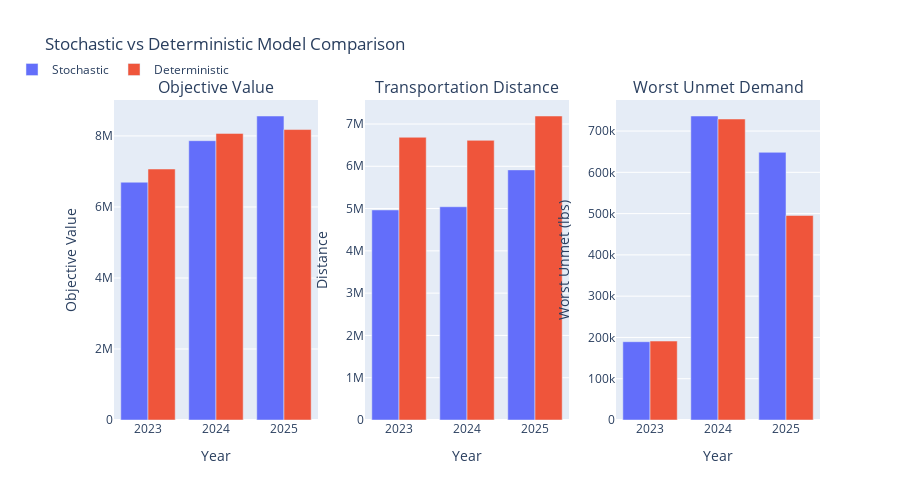

Notebook source saved alongside this figure:
### Code cell
# import pandas as pd
# import matplotlib.pyplot as plt
# import numpy as np

# # Load the scenario summary data
# scenario_summary = pd.read_csv("viz_data/scenario_summary.csv")

# # Example deterministic benchmark data (replace with your actual file)
# # deterministic_benchmark = pd.read_csv("viz_data/deterministic_benchmark.csv")
# # Or create manually from your table:
# deterministic_benchmark = pd.DataFrame({
#     'Year': [2023, 2024, 2025],
#     'ObjectiveValue': [7.07e6, 8.07e6, 8.18e6],
#     'TotalDistance': [6.69e6, 6.61e6, 7.19e6],
#     'WorstUnmetDemand': [191268.2, 729219.1, 495528.1]
# })

import pandas as pd
import plotly.graph_objects as go
from plotly.subplots import make_subplots
import numpy as np



# ============================================================================
# Calculate Differences
# ============================================================================
comparison = pd.DataFrame({
    'Year': [2023, 2024, 2025],
    'Obj_Stochastic': scenario_summary['ObjectiveValue'],
    'Obj_Deterministic': deterministic_benchmark['ObjectiveValue'],
    'Obj_Diff_%': ((scenario_summary['ObjectiveValue'] - deterministic_benchmark['ObjectiveValue']) / 
                   deterministic_benchmark['ObjectiveValue'] * 100),
    'Dist_Stochastic': scenario_summary['TotalDistance'],
    'Dist_Deterministic': deterministic_benchmark['TotalDistance'],
    'Dist_Diff_%': ((scenario_summary['TotalDistance'] - deterministic_benchmark['TotalDistance']) / 
                    deterministic_benchmark['TotalDistance'] * 100),
    'Worst_Stochastic': scenario_summary['WorstUnmetDemand'],
    'Worst_Deterministic': deterministic_benchmark['WorstUnmetDemand'],
    'Worst_Diff_%': ((scenario_summary['WorstUnmetDemand'] - deterministic_benchmark['WorstUnmetDemand']) / 
                     deterministic_benchmark['WorstUnmetDemand'] * 100)
})

# Print comparison
print("="*80)
print("COMPARISON: Stochastic vs Deterministic")
print("="*80)
print(comparison.to_string(index=False))
print(f"\nAvg Objective Diff: {comparison['Obj_Diff_%'].mean():.2f}%")
print(f"Avg Distance Diff: {comparison['Dist_Diff_%'].mean():.2f}%")
print(f"Avg Worst Unmet Diff: {comparison['Worst_Diff_%'].mean():.2f}%\n")

# ============================================================================
# Plotly Visualization
# ============================================================================
years = ['2023', '2024', '2025']

fig = make_subplots(
    rows=1, cols=3,
    subplot_titles=('Objective Value', 'Transportation Distance', 'Worst Unmet Demand'),
    specs=[[{'type': 'bar'}, {'type': 'bar'}, {'type': 'bar'}]]
)

# Plot 1: Objective Value
fig.add_trace(go.Bar(name='Stochastic', x=years, y=scenario_summary['ObjectiveValue'], 
                     marker_color='#636EFA', showlegend=True), row=1, col=1)
fig.add_trace(go.Bar(name='Deterministic', x=years, y=deterministic_benchmark['ObjectiveValue'],
                     marker_color='#EF553B', showlegend=True), row=1, col=1)

# Plot 2: Total Distance
fig.add_trace(go.Bar(name='Stochastic', x=years, y=scenario_summary['TotalDistance'],
                     marker_color='#636EFA', showlegend=False), row=1, col=2)
fig.add_trace(go.Bar(name='Deterministic', x=years, y=deterministic_benchmark['TotalDistance'],
                     marker_color='#EF553B', showlegend=False), row=1, col=2)

# Plot 3: Worst Unmet Demand
fig.add_trace(go.Bar(name='Stochastic', x=years, y=scenario_summary['WorstUnmetDemand'],
                     marker_color='#636EFA', showlegend=False), row=1, col=3)
fig.add_trace(go.Bar(name='Deterministic', x=years, y=deterministic_benchmark['WorstUnmetDemand'],
                     marker_color='#EF553B', showlegend=False), row=1, col=3)

# Update layout
fig.update_layout(
    title_text="Stochastic vs Deterministic Model Comparison",
    height=500,
    showlegend=True,
    legend=dict(orientation="h", yanchor="bottom", y=1.05, xanchor="right", x=0.17)
)

fig.update_xaxes(title_text="Year", row=1, col=1)
fig.update_xaxes(title_text="Year", row=1, col=2)
fig.update_xaxes(title_text="Year", row=1, col=3)

fig.update_yaxes(title_text="Objective Value", row=1, col=1)
fig.update_yaxes(title_text="Distance", row=1, col=2)
fig.update_yaxes(title_text="Worst Unmet (lbs)", row=1, col=3)

fig.write_html('viz_data/stochastic_vs_deterministic_comparison.html')
fig.write_image('viz_data/stochastic_vs_deterministic_comparison.png', width=1400, height=500)

# Export comparison
comparison.to_csv('viz_data/model_comparison.csv', index=False)
print("Saved comparison to viz_data/model_comparison.csv and .html/.png")
fig.show()

### Figure 1 — Plotly figure (JSON) as saved in the notebook; plotly's stock layout.template omitted (floating-point values rounded to 4 significant figures)
{"data": [{"marker": {"color": "#636EFA"}, "name": "Stochastic", "showlegend": true, "type": "bar", "x": ["2023", "2024", "2025"], "xaxis": "x", "y": [6696000.0, 7866000.0, 8561000.0], "yaxis": "y"}, {"marker": {"color": "#EF553B"}, "name": "Deterministic", "showlegend": true, "type": "bar", "x": ["2023", "2024", "2025"], "xaxis": "x", "y": [7068000.0, 8071000.0, 8180000.0], "yaxis": "y"}, {"marker": {"color": "#636EFA"}, "name": "Stochastic", "showlegend": false, "type": "bar", "x": ["2023", "2024", "2025"], "xaxis": "x2", "y": [4967000.0, 5043000.0, 5914000.0], "yaxis": "y2"}, {"marker": {"color": "#EF553B"}, "name": "Deterministic", "showlegend": false, "type": "bar", "x": ["2023", "2024", "2025"], "xaxis": "x2", "y": [6686000.0, 6613000.0, 7189000.0], "yaxis": "y2"}, {"marker": {"color": "#636EFA"}, "name": "Stochastic", "showlegend": false, "type": "bar", "x": ["2023", "2024", "2025"], "xaxis": "x3", "y": [189700.0, 736500.0, 648500.0], "yaxis": "y3"}, {"marker": {"color": "#EF553B"}, "name": "Deterministic", "showlegend": false, "type": "bar", "x": ["2023", "2024", "2025"], "xaxis": "x3", "y": [191300.0, 729200.0, 495500.0], "yaxis": "y3"}], "layout": {"annotations": [{"font": {"size": 16}, "showarrow": false, "text": "Objective Value", "x": 0.1444, "xanchor": "center", "xref": "paper", "y": 1, "yanchor": "bottom", "yref": "paper"}, {"font": {"size": 16}, "showarrow": false, "text": "Transportation Distance", "x": 0.5, "xanchor": "center", "xref": "paper", "y": 1, "yanchor": "bottom", "yref": "paper"}, {"font": {"size": 16}, "showarrow": false, "text": "Worst Unmet Demand", "x": 0.8556, "xanchor": "center", "xref": "paper", "y": 1, "yanchor": "bottom", "yref": "paper"}], "height": 500, "legend": {"orientation": "h", "x": 0.17, "xanchor": "right", "y": 1.05, "yanchor": "bottom"}, "showlegend": true, "title": {"text": "Stochastic vs Deterministic Model Comparison"}, "xaxis": {"anchor": "y", "domain": [0, 0.2889], "title": {"text": "Year"}}, "xaxis2": {"anchor": "y2", "domain": [0.3556, 0.6444], "title": {"text": "Year"}}, "xaxis3": {"anchor": "y3", "domain": [0.7111, 1], "title": {"text": "Year"}}, "yaxis": {"anchor": "x", "domain": [0, 1], "title": {"text": "Objective Value"}}, "yaxis2": {"anchor": "x2", "domain": [0, 1], "title": {"text": "Distance"}}, "yaxis3": {"anchor": "x3", "domain": [0, 1], "title": {"text": "Worst Unmet (lbs)"}}}}
